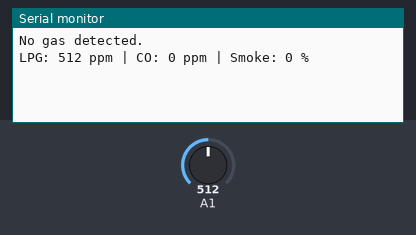
The sketch below on a simulated Arduino Uno, built with avr-gcc and run on an emulated ATmega328P. On the bench: the last lines printed to the serial monitor. The test bench sets the inputs (shaded band); at power-on: A1 = 512.

Above: at 1.7 s.
1.8 s: A1 set to 716
At 2.9 s:
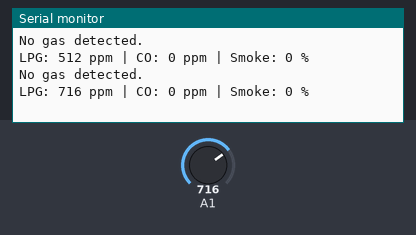
4.5 s: A1 set to 900
At 5.7 s:
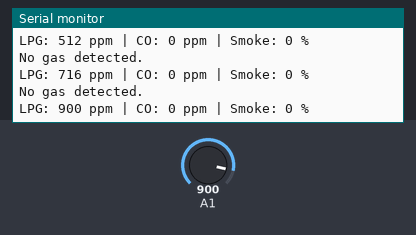
Timing chart, 0 to 7.5 s (numbered marks = the images above; inputs shaded):
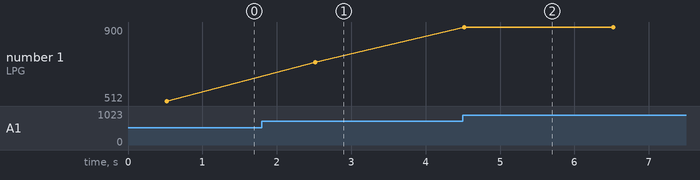

Measured:
- after the input at 1.8 s, the serial monitor: prints a new line after 0.72 s (image 1)
- after the input at 4.5 s, the serial monitor: prints a new line at once (image 2)
- plotted number 1: 512 → 716 after the input at 1.8 s, 716 → 900 after the input at 4.5 s

The sketch:

mq2.ino
```cpp
#include <MQ2.h>

int digitalPin = 7;     // Digital pin for MQ2 sensor
int Analog_Input = A0;  // Analog pin for MQ2 sensor (optional for analog readings)
int lpg, co, smoke;

MQ2 mq2(Analog_Input);  // MQ2 sensor on analog pin A0

void setup() {
  Serial.begin(9600);   // Start serial communication
  pinMode(digitalPin, INPUT); // Set the digital pin as input
  mq2.begin();          // Initialize the MQ2 sensor
}

void loop() {
  // Read the digital pin to check for gas detection threshold
  //int gasDetected = digitalRead(digitalPin);
    int gasDetected = analogRead(1);


    // Optionally, you can still read analog values for LPG, CO, and smoke
//  lpg = mq2.readLPG();    // Read LPG concentration
//  co = mq2.readCO();      // Read CO concentration
//  smoke = mq2.readSmoke();// Read Smoke concentration

//  if (gasDetected == HIGH) {
//    Serial.println("Gas detected! Checking levels...");
//
//
//
//
//  } else {
//    Serial.println("No gas detected.");
//  }

if (gasDetected == HIGH) {
    Serial.println("Gas detected! Checking levels...");

  } else {
    Serial.println("No gas detected.");
  }


    // Print the sensor readings in the Serial Monitor
  Serial.print("LPG: ");
  Serial.print(gasDetected);
  Serial.print(" ppm | CO: ");
  Serial.print(co);
  Serial.print(" ppm | Smoke: ");
  Serial.print((smoke * 100) / 1000000);
  Serial.println(" %");

  delay(2000);  // Delay for 1 second
}
```
